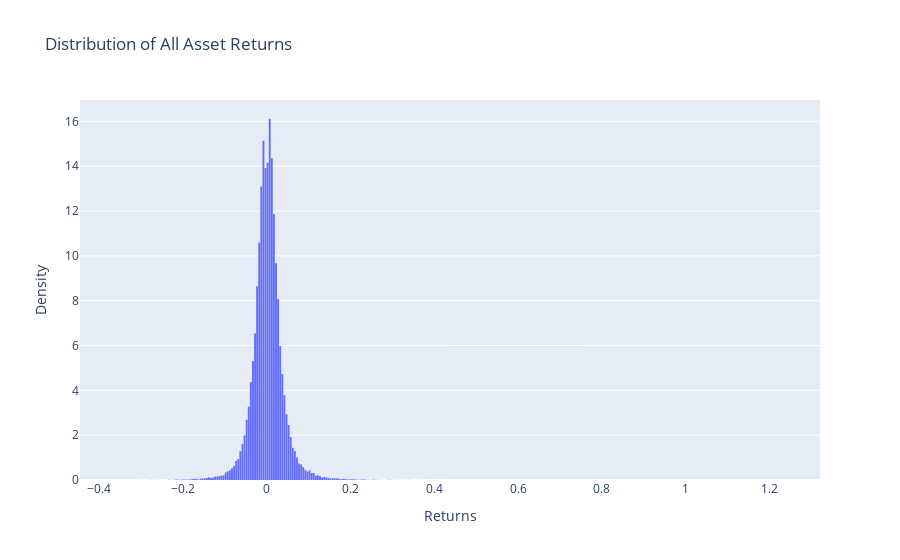

The cell this chart's notebook holds for it:
### Code cell
assets.plot_returns_distribution(500)

### Figure 1 — Plotly figure (JSON) as saved in the notebook; plotly's stock layout.template omitted (floating-point values rounded to 4 significant figures; data arrays with more than 128 entries replaced by an {"elided": "..."} marker saying what was removed)
{"data": [{"bingroup": "x", "histnorm": "probability density", "hoverinfo": "x+y", "hovertemplate": "x=%{x}<br>probability density=%{y}<extra></extra>", "legendgroup": "", "marker": {"color": "#636efa", "pattern": {"shape": ""}}, "name": "", "nbinsx": 500, "orientation": "v", "showlegend": false, "type": "histogram", "x": {"elided": "86355 float values"}, "xaxis": "x", "yaxis": "y"}], "layout": {"bargap": 0.1, "barmode": "relative", "hovermode": "x unified", "legend": {"tracegroupgap": 0}, "title": {"text": "Distribution of All Asset Returns"}, "xaxis": {"anchor": "y", "domain": [0, 1], "title": {"text": "Returns"}}, "yaxis": {"anchor": "x", "domain": [0, 1], "title": {"text": "Density"}}}}
